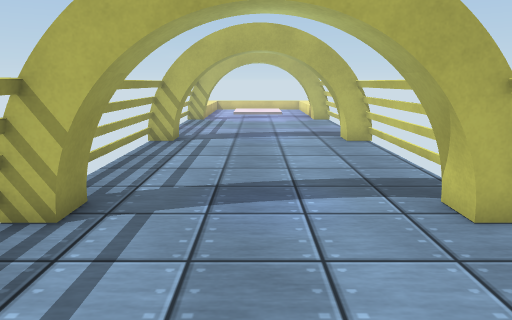
view 1 (above)

14 first-person views from a walk through a 3-D level made in the Unity game engine. The camera is 1.3 m above the floor, tilts 12° down and sees 70° across. The floor is counted in squares, 0.5 m on a side. Each view is taken from the middle of a square. On the plan, view 1 faces up. The plan holds only what a view shows up to about 20 squares ahead; the rest is blank. The place goes on beyond the plan. The player is left out. Surface patterns are stand-ins for the level's own textures.

view 2
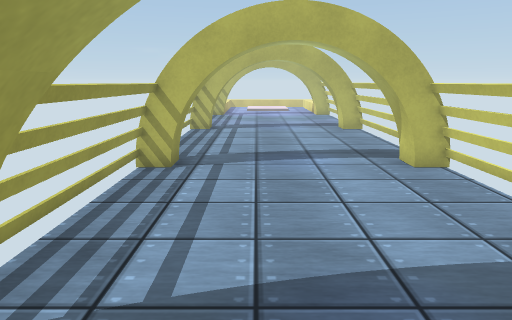

view 3
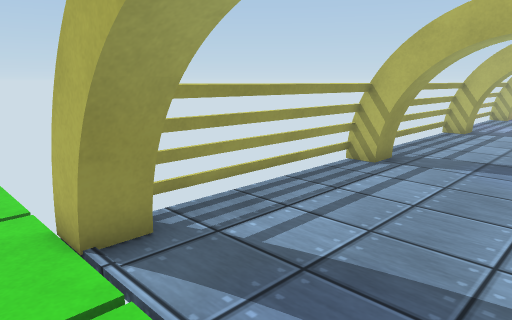

view 4
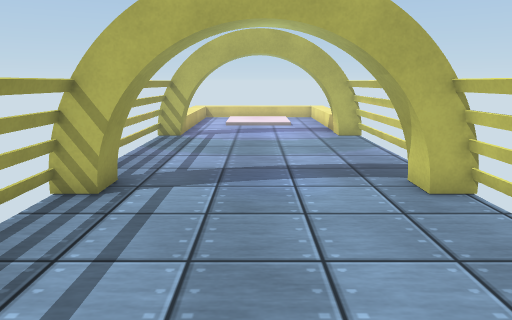

view 5
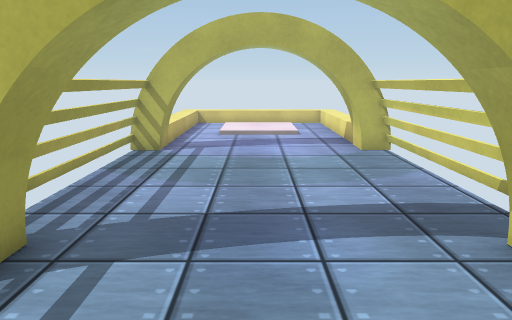

view 6
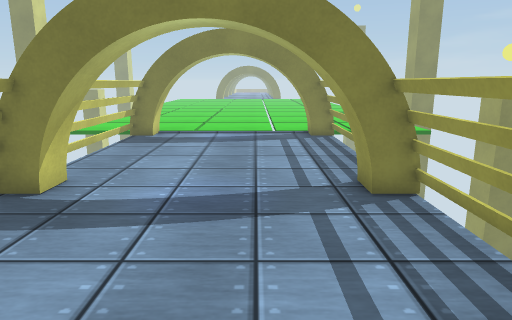

view 7
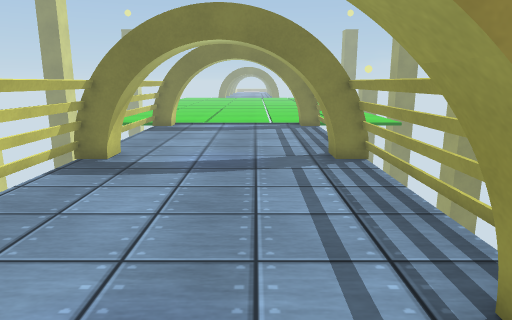

view 8
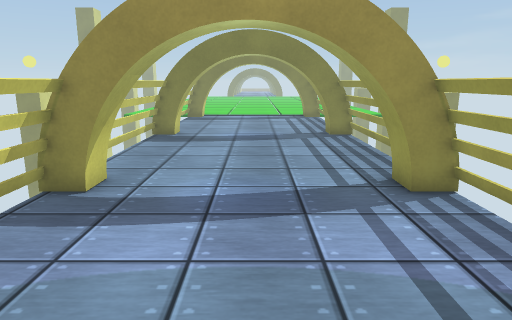

view 9
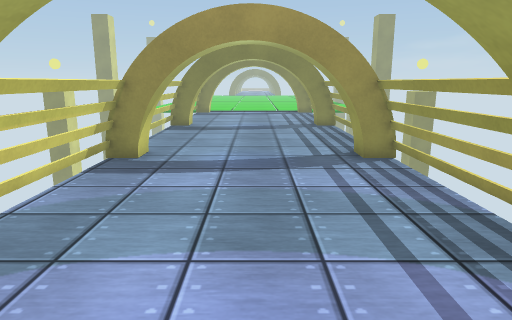

view 10
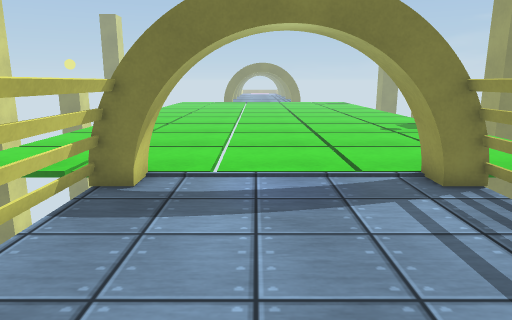

view 11
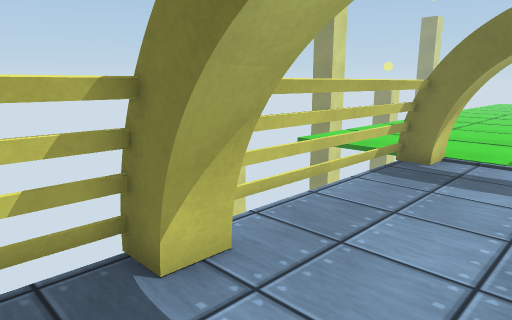

view 12
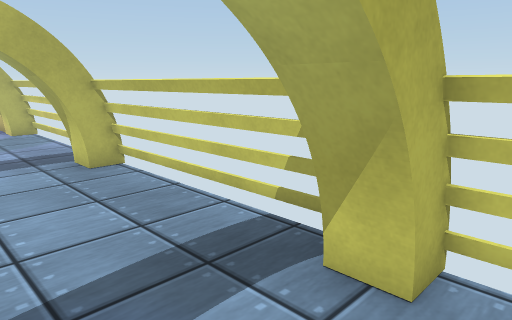

view 13
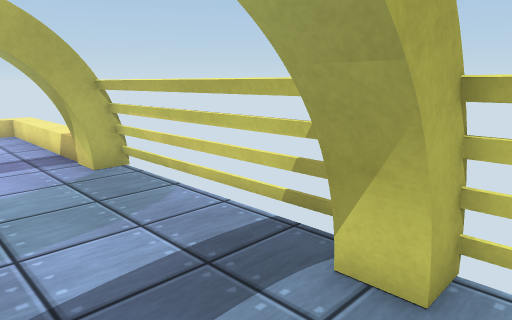

view 14
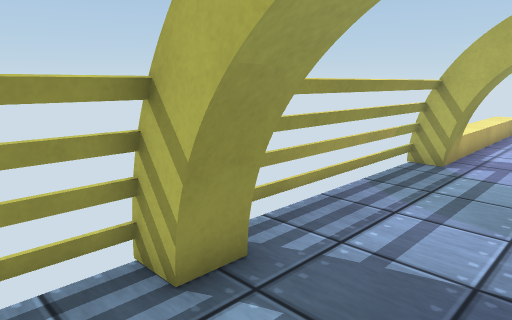

### Floor plan
Key: @ floor where view 1 was taken; # wall or solid block; . floor; / step, stairs or slope; = window, fence, low wall or low ledge; T thing the floor can be seen under or through.
Columns run from 5 left of view 1 to 5 right of it. Each row starts with its distance up from view 1.
 34         ./
 33  /.     ./
 32  /......./
 31  /......./
 30  /......./
 29  /......./
 28  /......./
 27  =T ... ##
 26 ##TT...####
 25 ##.......##
 24  #.......##
 23  #.......##
 22  #.......##
 21  #.......##
 20  #.......##
 19  #.......##
 18  #T ... ###
 17   TT...####
 16  #TT...####
 15  #.......##
 14  #.......#
 13  #.......#
 12  #.......#
 11  #.......#
 10  #.......#
  9  #.......##
  8  #TT...####
  7   TT...####
  6  #T ... ###
  5  #.......##
  4  #.......##
  3  #.......##
  2  #.......##
  1  #.......##
  0  #...@...##
 -1  #.......T#
 -2 #TTT...TTT#
 -3 TTTT... TT
 -4 ..........
 -5 ...........
 -6 ...........
 -7 ... ... ...

Positions as (right, up) in squares from view 1, and headings:
1: (0, 0), facing up
2: (-1, -5), facing up
3: (2, -5), facing up-left
4: (0, 8), facing up
5: (0, 12), facing up
6: (-1, 16), facing down
7: (-1, 20), facing down
8: (0, 26), facing down
9: (0, 30), facing down
10: (1, 7), facing down
11: (0, 10), facing down-right
12: (0, 5), facing up-right
13: (0, 15), facing up-right
14: (0, 14), facing up-left
